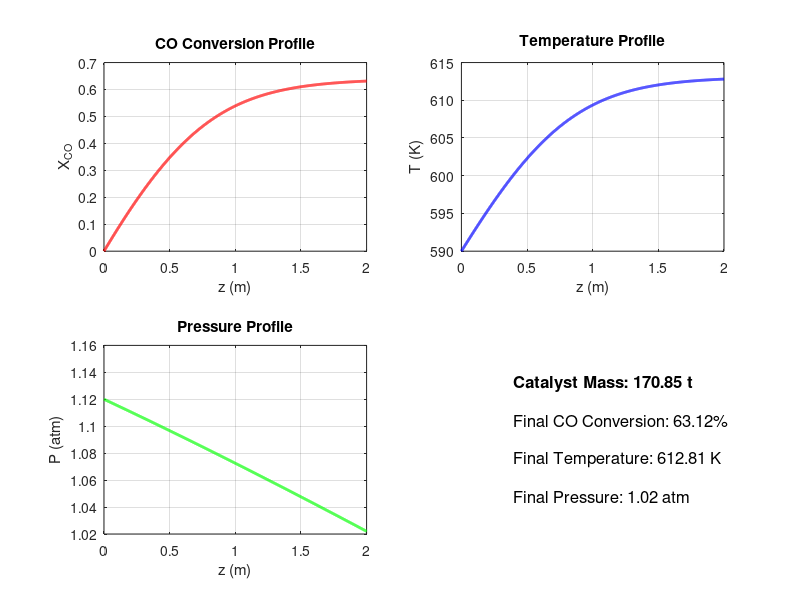

This chart was generated by the following MATLAB code:
%% Water-Gas Shift Reactor Simulation
% CO + H2O ---> CO2 + H2

clc;
clear;

%% --- Parameters ---
R = 8.314;                    % J/mol.K
dp = 2.8e-3;                  % m
epsilon = 0.4;
rho_c = 3730;                % kg/m^3
rho_B = (1 - epsilon) * rho_c;
D = 0.09;                    % m
L = 2.2;                     % m
S_single = pi * (D/2)^2;     % m^2
num_tubes = 6000;
S_total = num_tubes * S_single;  % m^2
M = S_total * rho_B * 2 ;

%% Inlet flowrates (mol/s)
F_CO0   = 23.28;
F_H2O0  = 228.93;
F_CO2_0 = 94.19;
F_H2_0  = 364.149;
F_N2_0  = 134.354;
F_total0 = F_CO0 + F_H2O0 + F_CO2_0 + F_H2_0 + F_N2_0;

%% Initial conditions
T0 = 590;                      % K
P0 = 1.12 * 101325;            % Pa
XCO0 = 0;

%% Reactor domain
dz = 0.001;
z = 0:dz:2;
N = length(z);

%% Initialization
XCO = zeros(1,N); T = zeros(1,N); P = zeros(1,N);
XCO(1) = XCO0; T(1) = T0; P(1) = P0;

for i = 1:N-1
    % Current values
    X = XCO(i); T_i = T(i); P_i = P(i); P_atm = P_i / 101325;
    %% Cp functions (J/mol.K)
    Cp_CO  = @(T_i) 27.62 + 5.02e-3 * T_i;
    Cp_H2O = @(T_i) 30.13 + 10.46e-3 * T_i;
    Cp_CO2 = @(T_i) 32.22 + 22.18e-3 * T_i - 3.35e-6 * T_i.^2;
    Cp_H2  = @(T_i) 29.3 - 0.84e-3 * T_i + 2.09e-6 * T_i.^2;
    Cp_N2  = @(T_i) 27.62 + 4.19e-3 * T_i;

    %% Flow rates  (mol/s)
    F_CO   = F_CO0 * (1 - X);        
    F_H2O  = F_H2O0 - (F_CO0 * X);
    F_H2   = F_H2_0 + F_CO0 * X;
    F_CO2  = F_CO2_0 + F_CO0 * X;
    F_N2   = F_N2_0;
    F_total = F_CO + F_H2O + F_H2 + F_CO2 + F_N2;

    %% Mole fractions
    y_CO   = F_CO / F_total;
    y_H2O  = F_H2O / F_total;
    y_H2   = F_H2 / F_total;
    y_CO2  = F_CO2 / F_total;
    y_N2   = F_N2 / F_total;

    %% Concentrations in mol/dm^3 = mol/L
    C_CO   = y_CO  * P_i / (R * T_i) / 1000;
    C_H2O  = y_H2O * P_i / (R * T_i) / 1000;
    C_H2   = y_H2  * P_i / (R * T_i) / 1000;
    C_CO2  = y_CO2 * P_i / (R * T_i) / 1000;

    %% Kinetics
    A = 2623447;
    Ea = 79759;
    Keq = @(T) exp(4577.8 / T_i - 4.33);
    P_atm = P_i / 101325;
    F_Pres = @(P_atm) P_atm.^(0.5 - (P_atm/250));

    rCO = @(Cco, Ch2o, Cco2, beta, T) ...
    -A * exp(-Ea./(R*T_i)) .* (Cco.^0.74) .* (Ch2o.^0.47) .* (Cco2.^-0.18) .* (1 - beta);
   
    %% Beta & rate (mol/kg_cat/h)
    Ke = Keq(T_i);
    beta = (C_CO2 * C_H2) / (C_CO * C_H2O * Ke);
    rate = rCO(C_CO, C_H2O, C_CO2, beta, T_i);
    
    %% dX/dz
    dXdz = @(X,T,P,z) (-rate * F_Pres(P/101325) * rho_B * S_total) / F_CO0;

    %% dT/dz
    dH_R = @(T) -4.12e4 + integral(@(T_i) Cp_CO2(T_i) + Cp_H2(T_i) - Cp_CO(T_i) - Cp_H2O(T_i),590,T-i); %(J/mol)
    sigmaFiCp = F_CO * Cp_CO(T_i) + F_H2O * Cp_H2O(T_i) + ...
                F_CO2 * Cp_CO2(T_i) + F_H2 * Cp_H2(T_i) + F_N2 * Cp_N2(T_i);
    dTdz = @(X,T,P,z) dH_R(T_i) * (rate) * F_Pres(P/101325) * rho_B * S_total / sigmaFiCp;
    

    %% dP/dz
    M_vec = [28.01, 18.02, 44.01, 2.016, 28.013];  % g/mol
    mu_CO  = (1.113e-7 * T_i^0.534) / (1 + (94.7 / T_i));
    mu_H2O = (6.1839e-7 * T_i^0.678) / (1 + (847.23/T_i) + (-73930/T_i^2));
    mu_CO2 = (2.148e-7 * T_i^0.46) / (1 + (290 / T_i));
    mu_H2  = (1.797e-7 * T_i^0.685) / (1 + ((-0.59)/T_i) + (140 / T_i^2));
    mu_N2  = (6.56e-7 * T_i^0.608) / (1 + (54.71 / T_i));
    mu_vec = [mu_CO, mu_H2O, mu_CO2, mu_H2, mu_N2];
    y_vec = [y_CO, y_H2O, y_CO2, y_H2, y_N2];

    mu = 0;
    for i_gas = 1:5
        denom = 0;
        for j_gas = 1:5
            if j_gas ~= i_gas
                phi_ij = (1 + sqrt(mu_vec(i_gas)/mu_vec(j_gas)) * (M_vec(j_gas)/M_vec(i_gas))^0.25)^2 / ...
                         ((2*(2^0.5)) * (1 + M_vec(i_gas)/M_vec(j_gas)^0.5));
                denom = denom + y_vec(j_gas) * phi_ij;
            end
        end
        mu = mu + mu_vec(i_gas) / (1 + denom / y_vec(i_gas));
    end

    M_mix = (y_CO*28.01 + y_H2O*18.02 + y_H2*2.016 + y_CO2*44.01 + y_N2*28.013) / 1000;
    rho_g = P_i * M_mix / (R * T_i);
    G = ((F_CO*28.01 + F_H2O*18.02 + F_H2*2.016 + F_CO2*44.01 + F_N2*28.013)/1000) / S_total;
    u_s = G / rho_g;
    Re = G * dp / mu;
    f = ((1 - epsilon)/(epsilon)^3)*(1.75 + 150 * (1 - epsilon)/Re);
    dPdz = @(X,T,P) -f * rho_g * u_s^2 / dp;

    %% -------------------- Runge-Kutta 4th Order --------------------

    % === RK4 for XCO ===
    k1_X = dXdz(X,T_i,P_i);
    k2_X = dXdz(X + 0.5*dz*k1_X, T_i, P_i);
    k3_X = dXdz(X + 0.5*dz*k2_X, T_i, P_i);
    k4_X = dXdz(X + dz*k3_X, T_i, P_i);
    XCO(i+1) = X + dz/6 * (k1_X + 2*k2_X + 2*k3_X + k4_X);

    % === RK4 for T ===
    k1_T = dTdz(X, T_i, P_i);
    k2_T = dTdz(X, T_i + 0.5*dz*k1_T, P_i);
    k3_T = dTdz(X, T_i + 0.5*dz*k2_T, P_i);
    k4_T = dTdz(X, T_i + dz*k3_T, P_i);
    T(i+1) = T_i + dz/6 * (k1_T + 2*k2_T + 2*k3_T + k4_T);

    % === RK4 for P ===
    k1_P = dPdz(X, T_i, P_i);
    k2_P = dPdz(X, T_i, P_i + 0.5*dz*k1_P);
    k3_P = dPdz(X, T_i, P_i + 0.5*dz*k2_P);
    k4_P = dPdz(X, T_i, P_i + dz*k3_P);
    P(i+1) = P_i + dz/6 * (k1_P + 2*k2_P + 2*k3_P + k4_P);

end

%% Plots
figure('Name','Water-Gas Shift Reactor Results','NumberTitle','off','Position',[100 100 900 600]);


subplot(2,2,1);
plot(z, XCO, 'r', 'LineWidth', 2); 
grid on;
xlabel('z (m)'); 
ylabel('X_{CO}');
title('CO Conversion Profile');


subplot(2,2,2);
plot(z, T, 'b', 'LineWidth', 2); 
grid on;
xlabel('z (m)'); 
ylabel('T (K)'); 
title('Temperature Profile');


subplot(2,2,3);
plot(z, P/101325, 'g', 'LineWidth', 2); 
grid on;
xlabel('z (m)');
ylabel('P (atm)');
title('Pressure Profile');

subplot(2,2,4);
axis off;
final_XCO = XCO(end);
final_T = T(end);
final_P = P(end) / 101325;
text(0.2, 0.8, sprintf('Catalyst Mass: %.2f t', M/1000), 'FontSize', 12, 'FontWeight', 'bold');
text(0.2, 0.6, sprintf('Final CO Conversion: %.2f%%', final_XCO*100), 'FontSize', 12);
text(0.2, 0.4, sprintf('Final Temperature: %.2f K', final_T), 'FontSize', 12);
text(0.2, 0.2, sprintf('Final Pressure: %.2f atm', final_P), 'FontSize', 12);

